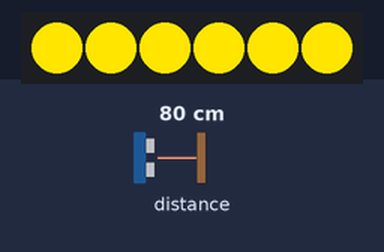
The program below on a simulated Raspberry Pi Pico running MicroPython. Parts: 6 RGB LEDs in strip order, left to right. Inputs (shaded band) come from the test bench; at power-on: distance to the obstacle 80 cm. Library files of the repository ran but are not shown: vl53l1x.py.

Above: at 1.2 s.
1.3 s: distance to the obstacle set to 2 cm
At 1.6 s:
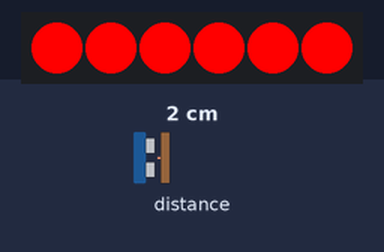
2.8 s: distance to the obstacle set to 120 cm
At 4.4 s:
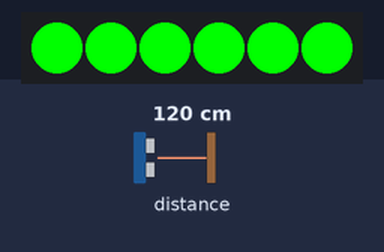
4.8 s: distance to the obstacle set to 4 cm
At 6.0 s:
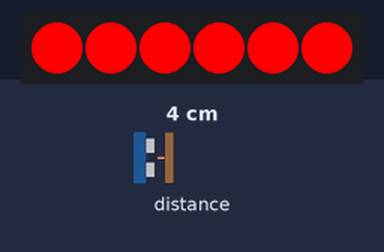
6.8 s: distance to the obstacle set to 250 cm
At 7.6 s:
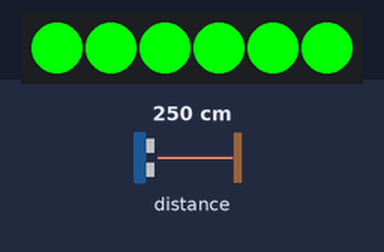
Timing chart, 0 to 9.8 s (numbered marks = the images above; inputs shaded):
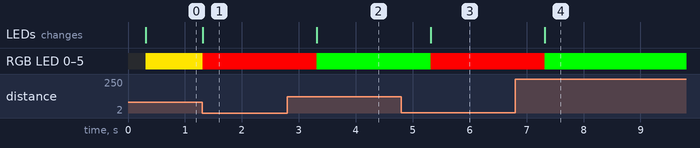

The program:

main.py
```python
import machine
from np import NP
import time
import vl53l1x

# Initialize LEDs
leds = NP(6,28)

# Initialize Time of Flight Sensor
i2c = machine.I2C(0, sda=machine.Pin(0), scl=machine.Pin(1))
tof = vl53l1x.VL53L1X(i2c)

counter = 0

while True:
    distance = tof.read()
    if distance > 3000:
        leds.clear()
        counter = 0
    elif distance > 1150:
        counter = 0
        leds.set_hls_color(0.33333,0.5,1.0)
    elif distance > 750:
        counter = 0
        leds.set_hls_color(0.15,0.5,1.0)
    elif distance > 550:
        counter = 0
        leds.set_hls_color(0.08333,0.5,1.0)
    else:
        counter += 1
        if counter < 30:
            leds.set_hls_color(0.0,0.5,1.0)
        else:
            leds.clear()
    time.sleep(1)
```

np.py
```python
import machine, neopixel

ONE_THIRD = 1.0 / 3.0
ONE_SIXTH = 1.0 / 6.0
TWO_THIRD = 2.0 / 3.0

class NP(neopixel.NeoPixel):
    def __init__(self, n, p):
        super().__init__(machine.Pin(p), n)

    def clear(self):
        for i in range(self.n):
            self[i] = (0, 0, 0)
        self.write()

    def set_color(self, r, g, b):
        for i in range(self.n):
            self[i] = (r, g, b)
        self.write()

    def set_hls_color(self, h, l, s):
        """Converts HLS to RGB values
        Modified from https://github.com/python/cpython/blob/3.10/Lib/colorsys.py
        :param float h: The hue of the color to convert
        :param float l: The lightness of the color to convert
        :param float s: The saturation of the color to convert
        """

        def _v(m1, m2, hue):
            hue = hue % 1.0
            if hue < ONE_SIXTH:
                return m1 + (m2-m1)*hue*6.0
            if hue < 0.5:
                return m2
            if hue < TWO_THIRD:
                return m1 + (m2-m1)*(TWO_THIRD-hue)*6.0
            return m1

        if s == 0.0:
            self.set_color(int(l*255), int(l*255), int(l*255))
        if l <= 0.5:
            m2 = l * (1.0+s)
        else:
            m2 = l+s-(l*s)
        m1 = 2.0*l - m2
        self.set_color(
            int(_v(m1, m2, h+ONE_THIRD)*255),
            int(_v(m1, m2, h)*255),
            int(_v(m1, m2, h-ONE_THIRD)*255)
        )
```

Measured:
- after the input at 1.3 s, RGB LED 0–5: RGB(255, 229, 0) → RGB(255, 0, 0) at once; the LEDs: change at once (image 1)
- after the input at 2.8 s, RGB LED 0–5: RGB(255, 0, 0) → RGB(0, 255, 0) after 0.51 s; the LEDs: change after 0.51 s (image 2)
- after the input at 4.8 s, RGB LED 0–5: RGB(0, 255, 0) → RGB(255, 0, 0) after 0.52 s; the LEDs: change after 0.52 s (image 3)
- after the input at 6.8 s, RGB LED 0–5: RGB(255, 0, 0) → RGB(0, 255, 0) after 0.52 s; the LEDs: change after 0.52 s (image 4)
